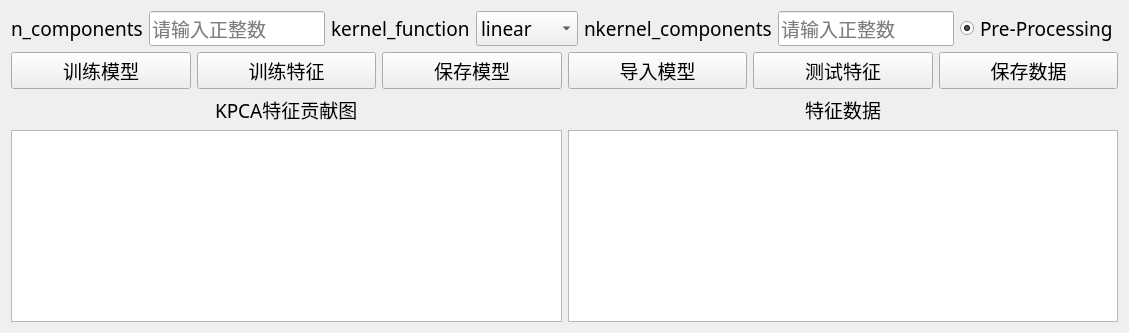
      <widget class="QWidget" name="page_KPCA">
       <property name="sizePolicy">
        <sizepolicy hsizetype="Preferred" vsizetype="Preferred">
         <horstretch>0</horstretch>
         <verstretch>6</verstretch>
        </sizepolicy>
       </property>
       <layout class="QGridLayout" name="gridLayout_6">
        <item row="2" column="0" alignment="Qt::AlignHCenter">
         <widget class="QLabel" name="label_tezhenggonxiantu_kpca">
          <property name="font">
           <font>
            <family>微软雅黑</family>
            <pointsize>14</pointsize>
           </font>
          </property>
          <property name="text">
           <string>KPCA特征贡献图</string>
          </property>
         </widget>
        </item>
        <item row="3" column="1">
         <widget class="QTableWidget" name="kpca_features">
          <property name="cursor" stdset="0">
           <cursorShape>SizeVerCursor</cursorShape>
          </property>
         </widget>
        </item>
        <item row="0" column="0" colspan="2">
         <layout class="QHBoxLayout" name="horizontalLayout_9">
          <item>
           <widget class="QLabel" name="label_n_components_kpca">
            <property name="font">
             <font>
              <family>微软雅黑</family>
              <pointsize>14</pointsize>
             </font>
            </property>
            <property name="toolTip">
             <string>目标维度</string>
            </property>
            <property name="text">
             <string>n_components</string>
            </property>
           </widget>
          </item>
          <item>
           <widget class="QLineEdit" name="n_components_kpca">
            <property name="font">
             <font>
              <family>微软雅黑</family>
              <pointsize>14</pointsize>
             </font>
            </property>
            <property name="toolTip">
             <string>&lt;html&gt;&lt;head/&gt;&lt;body&gt;&lt;p&gt;&lt;br/&gt;&lt;/p&gt;&lt;/body&gt;&lt;/html&gt;</string>
            </property>
            <property name="text">
             <string/>
            </property>
            <property name="placeholderText">
             <string>请输入正整数</string>
            </property>
           </widget>
          </item>
          <item>
           <widget class="QLabel" name="label_kernel_function_kpca">
            <property name="font">
             <font>
              <family>微软雅黑</family>
              <pointsize>14</pointsize>
             </font>
            </property>
            <property name="toolTip">
             <string>映射核函数</string>
            </property>
            <property name="text">
             <string>kernel_function</string>
            </property>
           </widget>
          </item>
          <item>
           <widget class="QComboBox" name="kernel_function_kpca">
            <property name="font">
             <font>
              <family>微软雅黑</family>
              <pointsize>14</pointsize>
             </font>
            </property>
            <item>
             <property name="text">
              <string>linear</string>
             </property>
            </item>
            <item>
             <property name="text">
              <string>poly</string>
             </property>
            </item>
            <item>
             <property name="text">
              <string>rbf</string>
             </property>
            </item>
            <item>
             <property name="text">
              <string>sigmoid</string>
             </property>
            </item>
            <item>
             <property name="text">
              <string>cosine</string>
             </property>
            </item>
           </widget>
          </item>
          <item>
           <widget class="QLabel" name="label_nkernel_components_kpca">
            <property name="font">
             <font>
              <family>微软雅黑</family>
              <pointsize>14</pointsize>
             </font>
            </property>
            <property name="toolTip">
             <string>映射后的数据维度</string>
            </property>
            <property name="text">
             <string>nkernel_components</string>
            </property>
           </widget>
          </item>
          <item>
           <widget class="QLineEdit" name="nkernel_components_kpca">
            <property name="font">
             <font>
              <family>微软雅黑</family>
              <pointsize>14</pointsize>
             </font>
            </property>
            <property name="text">
             <string/>
            </property>
            <property name="placeholderText">
             <string>请输入正整数</string>
            </property>
           </widget>
          </item>
          <item>
           <widget class="QRadioButton" name="Pre_Processing_kpca">
            <property name="enabled">
             <bool>true</bool>
            </property>
            <property name="font">
             <font>
              <family>微软雅黑</family>
              <pointsize>14</pointsize>
             </font>
            </property>
            <property name="toolTip">
             <string>对原始数据进行预处理</string>
            </property>
            <property name="text">
             <string>Pre-Processing</string>
            </property>
            <property name="checked">
             <bool>true</bool>
            </property>
           </widget>
          </item>
         </layout>
        </item>
        <item row="1" column="0" colspan="2">
         <layout class="QHBoxLayout" name="horizontalLayout_8">
          <item>
           <widget class="QPushButton" name="xunlian_kpca">
            <property name="font">
             <font>
              <family>微软雅黑</family>
              <pointsize>14</pointsize>
             </font>
            </property>
            <property name="toolTip">
             <string>对数据进行KPCA建模</string>
            </property>
            <property name="text">
             <string>训练模型</string>
            </property>
           </widget>
          </item>
          <item>
           <widget class="QPushButton" name="xunliantezheng_kpca">
            <property name="font">
             <font>
              <family>微软雅黑</family>
              <pointsize>14</pointsize>
             </font>
            </property>
            <property name="toolTip">
             <string>提取训练数据的KPCA特征</string>
            </property>
            <property name="text">
             <string>训练特征</string>
            </property>
           </widget>
          </item>
          <item>
           <widget class="QPushButton" name="baocunmoxing_kpca">
            <property name="font">
             <font>
              <family>微软雅黑</family>
              <pointsize>14</pointsize>
             </font>
            </property>
            <property name="text">
             <string>保存模型</string>
            </property>
           </widget>
          </item>
          <item>
           <widget class="QPushButton" name="daorumoxing_kpca">
            <property name="font">
             <font>
              <family>微软雅黑</family>
              <pointsize>14</pointsize>
             </font>
            </property>
            <property name="text">
             <string>导入模型</string>
            </property>
           </widget>
          </item>
          <item>
           <widget class="QPushButton" name="ceshitezheng_kpca">
            <property name="font">
             <font>
              <family>微软雅黑</family>
              <pointsize>14</pointsize>
             </font>
            </property>
            <property name="toolTip">
             <string>提取测试数据的KPCA特征</string>
            </property>
            <property name="text">
             <string>测试特征</string>
            </property>
           </widget>
          </item>
          <item>
           <widget class="QPushButton" name="baocunshujv_kpca">
            <property name="font">
             <font>
              <family>微软雅黑</family>
              <pointsize>14</pointsize>
             </font>
            </property>
            <property name="toolTip">
             <string>保存特征数据</string>
            </property>
            <property name="text">
             <string>保存数据</string>
            </property>
           </widget>
          </item>
         </layout>
        </item>
        <item row="2" column="1" alignment="Qt::AlignHCenter">
         <widget class="QLabel" name="label_tezhengshujv_kpca">
          <property name="font">
           <font>
            <family>微软雅黑</family>
            <pointsize>14</pointsize>
           </font>
          </property>
          <property name="text">
           <string>特征数据</string>
          </property>
         </widget>
        </item>
        <item row="3" column="0">
         <widget class="QGraphicsView" name="kpca_gongxiantu"/>
        </item>
       </layout>
      </widget>
